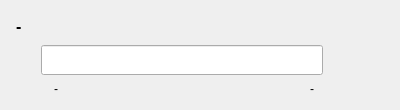
<?xml version="1.0" encoding="UTF-8"?>
<ui version="4.0">
 <class>UiDataVaultItem</class>
 <widget class="QWidget" name="UiDataVaultItem">
  <property name="geometry">
   <rect>
    <x>0</x>
    <y>0</y>
    <width>400</width>
    <height>110</height>
   </rect>
  </property>
  <property name="minimumSize">
   <size>
    <width>400</width>
    <height>110</height>
   </size>
  </property>
  <property name="maximumSize">
   <size>
    <width>16777215</width>
    <height>110</height>
   </size>
  </property>
  <layout class="QVBoxLayout" name="verticalLayoutDataVaultItem">
   <item>
    <layout class="QHBoxLayout" name="horizontalLayoutTitle">
     <item>
      <widget class="QLabel" name="labelDataVaultTitel">
       <property name="minimumSize">
        <size>
         <width>0</width>
         <height>30</height>
        </size>
       </property>
       <property name="maximumSize">
        <size>
         <width>16777215</width>
         <height>30</height>
        </size>
       </property>
       <property name="font">
        <font>
         <pointsize>12</pointsize>
         <weight>75</weight>
         <bold>true</bold>
        </font>
       </property>
       <property name="text">
        <string>-</string>
       </property>
       <property name="indent">
        <number>5</number>
       </property>
      </widget>
     </item>
     <item>
      <widget class="QPushButton" name="pushButtonDataVaultMenu">
       <property name="minimumSize">
        <size>
         <width>30</width>
         <height>30</height>
        </size>
       </property>
       <property name="maximumSize">
        <size>
         <width>30</width>
         <height>30</height>
        </size>
       </property>
       <property name="icon">
        <iconset resource="../../res/olbaflinx.qrc">
         <normaloff>:/datavault/menu</normaloff>:/datavault/menu</iconset>
       </property>
       <property name="flat">
        <bool>true</bool>
       </property>
      </widget>
     </item>
    </layout>
   </item>
   <item>
    <layout class="QHBoxLayout" name="horizontalLayoutDataVaultPassword">
     <item>
      <spacer name="horizontalSpacerDataVaultPasswordLeft">
       <property name="orientation">
        <enum>Qt::Horizontal</enum>
       </property>
       <property name="sizeType">
        <enum>QSizePolicy::Fixed</enum>
       </property>
       <property name="sizeHint" stdset="0">
        <size>
         <width>30</width>
         <height>20</height>
        </size>
       </property>
      </spacer>
     </item>
     <item>
      <widget class="QLineEdit" name="lineEditDataVaultPassword">
       <property name="minimumSize">
        <size>
         <width>0</width>
         <height>30</height>
        </size>
       </property>
       <property name="maximumSize">
        <size>
         <width>16777215</width>
         <height>30</height>
        </size>
       </property>
       <property name="echoMode">
        <enum>QLineEdit::Password</enum>
       </property>
      </widget>
     </item>
     <item>
      <widget class="QPushButton" name="pushButtonDataVaultOpen">
       <property name="minimumSize">
        <size>
         <width>30</width>
         <height>30</height>
        </size>
       </property>
       <property name="maximumSize">
        <size>
         <width>30</width>
         <height>30</height>
        </size>
       </property>
       <property name="icon">
        <iconset resource="../../res/olbaflinx.qrc">
         <normaloff>:/datavault/open</normaloff>:/datavault/open</iconset>
       </property>
       <property name="iconSize">
        <size>
         <width>24</width>
         <height>24</height>
        </size>
       </property>
       <property name="flat">
        <bool>true</bool>
       </property>
      </widget>
     </item>
     <item>
      <spacer name="horizontalSpacerDataVaultPasswordRight">
       <property name="orientation">
        <enum>Qt::Horizontal</enum>
       </property>
       <property name="sizeType">
        <enum>QSizePolicy::Fixed</enum>
       </property>
       <property name="sizeHint" stdset="0">
        <size>
         <width>30</width>
         <height>20</height>
        </size>
       </property>
      </spacer>
     </item>
    </layout>
   </item>
   <item>
    <layout class="QHBoxLayout" name="horizontalLayoutDataVaulFiletInfo">
     <property name="leftMargin">
      <number>38</number>
     </property>
     <property name="rightMargin">
      <number>75</number>
     </property>
     <item>
      <widget class="QLabel" name="labelDataVaultFilePath">
       <property name="text">
        <string>-</string>
       </property>
       <property name="indent">
        <number>5</number>
       </property>
      </widget>
     </item>
     <item>
      <spacer name="horizontalSpacerDataVaultFileInfo">
       <property name="orientation">
        <enum>Qt::Horizontal</enum>
       </property>
       <property name="sizeHint" stdset="0">
        <size>
         <width>40</width>
         <height>20</height>
        </size>
       </property>
      </spacer>
     </item>
     <item>
      <widget class="QLabel" name="labelDataVaultFileInfo">
       <property name="text">
        <string>-</string>
       </property>
      </widget>
     </item>
    </layout>
   </item>
  </layout>
 </widget>
 <tabstops>
  <tabstop>lineEditDataVaultPassword</tabstop>
  <tabstop>pushButtonDataVaultMenu</tabstop>
 </tabstops>
 <resources>
  <include location="../../res/olbaflinx.qrc"/>
 </resources>
 <connections>
  <connection>
   <sender>pushButtonDataVaultMenu</sender>
   <signal>clicked()</signal>
   <receiver>UiDataVaultItem</receiver>
   <slot>showMenu()</slot>
   <hints>
    <hint type="sourcelabel">
     <x>389</x>
     <y>39</y>
    </hint>
    <hint type="destinationlabel">
     <x>269</x>
     <y>101</y>
    </hint>
   </hints>
  </connection>
  <connection>
   <sender>pushButtonDataVaultOpen</sender>
   <signal>clicked()</signal>
   <receiver>UiDataVaultItem</receiver>
   <slot>openVault()</slot>
   <hints>
    <hint type="sourcelabel">
     <x>353</x>
     <y>77</y>
    </hint>
    <hint type="destinationlabel">
     <x>155</x>
     <y>102</y>
    </hint>
   </hints>
  </connection>
 </connections>
 <slots>
  <slot>showMenu()</slot>
  <slot>openVault()</slot>
 </slots>
</ui>
